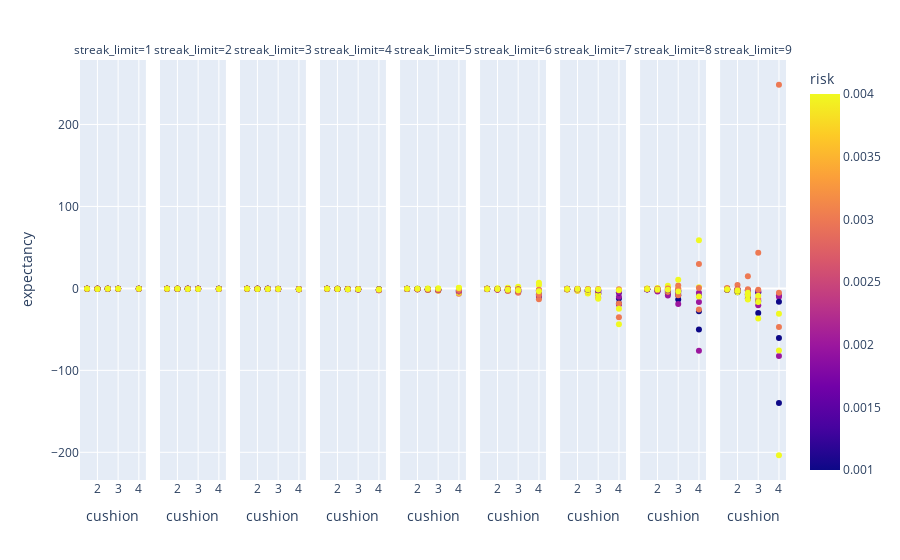

The cell this chart's notebook holds for it:
### Code cell
px.scatter(df, x = 'cushion', y = 'expectancy', color = 'risk', facet_col='streak_limit')
